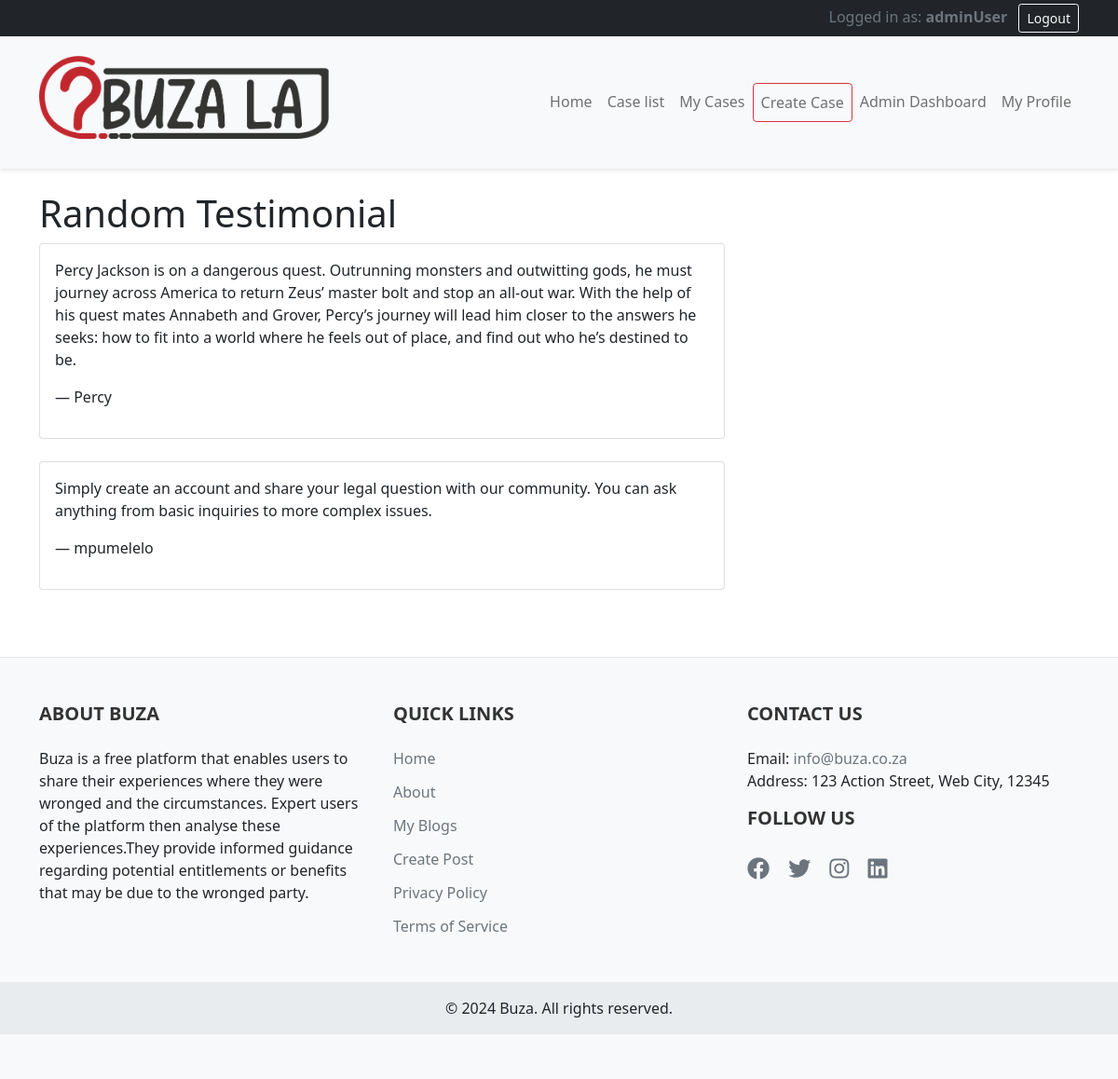
Screenshot of /testimonial/ (signed in) with the database file from the repository.
### blog/models.py (models this page shows, shortened)
class Testimonial(models.Model):
    author_name = models.CharField(max_length=100)
    content = models.TextField()

### blog/views.py (the view)
# urls.py: path('testimonial/', views.random_testimonial, name = 'random_testimonial')
def random_testimonial(request):
    testimonial = Testimonial.objects.all()
    return render(request, 'blog/testimonial.html', {'testimonial': testimonial})

### blog/templates/blog/testimonial.html (shortened to what this page needs)
{% extends 'blog/base.html' %}
{%block content%}
    <h1>Random Testimonial</h1>
    {%if testimonial%}
    {%for test in testimonial%}
        <div class="card mb-4">
            <div class="card-body">
            <blockquote>
                <p>{{ test.content }}</p>
                <footer>— {{ test.author_name }}</footer>
            </blockquote>
        </div>
    </div>
    {%endfor%}
    {%else%}
            <p>No testimonials available.</p>
        {%endif%}
{% endblock %}

### blog/templates/blog/base.html (shortened to what this page needs)
{% load static %}
<!DOCTYPE html>
<html lang="en">
<head>
    <link href="https://cdn.jsdelivr.net/npm/bootstrap@5.1.3/dist/css/bootstrap.min.css" rel="stylesheet">
    <link rel="stylesheet" href="https://cdnjs.cloudflare.com/ajax/libs/font-awesome/5.15.3/css/all.min.css">
</head>
<body>
    <div class="text-white bg-dark  p-1 user-status-bar">
        <div class="container">
            <div class="row">
                <div class="col-md-6">
                </div>
                <div class="col-md-6 text-end">
                    {% if user.is_authenticated %}
                        <span class="text-muted">Logged in as: <strong>{{ user.username }}</strong></span>
                        <form method="post" action="{% url 'logout' %}" class="d-inline">
                            <button type="submit" class="btn btn-sm btn-outline-light ms-2">Logout</button>
                        </form>
                    {% else %}
                        <span class="text-muted">Not logged in</span>
                        <a href="{% url 'login' %}" class="btn btn-sm btn-outline-primary ms-2">Login</a>
                        <a href="{% url 'register' %}" class="btn btn-sm btn-outline-success ms-2">Register</a>
                    {% endif %}
                </div>
            </div>
        </div>
    </div>
    <nav class="navbar navbar-expand-lg navbar-light bg-light  main-navbar">
        <div class="container">
            <a class="navbar-brand d-flex align-items-center" href="{% url 'index' %}">
                <img src="{% static 'images/logo.png' %}" alt="Our Blog Logo" class="mr-3">
            </a>
            <div class="collapse navbar-collapse" id="navbarNav">
                <ul class="navbar-nav ms-auto">
                    <li class="nav-item">
                        <a class="nav-link" href="{% url 'index' %}">Home</a>
                    </li>
                    <li class="nav-item">
                        <a class="nav-link" href="{% url 'home' %}">Case list</a>
                    </li>
                    {% if user.is_authenticated %}
                        <li class="nav-item">
                            <a class="nav-link" href="{% url 'my_blogs' %}">My Cases</a>
                        </li>
                            <li class="nav-item">
                            <a class="nav-link btn btn-outline-danger" href="{% url 'create_post' %}">Create Case</a>
                        </li>
                        {% if user.is_staff %}
                            <li class="nav-item">
                                <a class="nav-link" href="{% url 'admin_dashboard' %}">Admin Dashboard</a>
                            </li>
                            <li class="nav-item">
                                <a class="nav-link" href="{% url 'user_profile' user.username %}">My Profile</a>
                            </li>
                        {% endif %}
                    {% endif %}
                </ul>
            </div>
        </div>
    </nav>
    <main class="container mt-4">
        <div class="row">
            <div class="col-md-8">
                {% block content %}
                {% endblock %}
            </div>
                </div>
    </main>
    <footer class="footer">
        <div class="container">
            <div class="row">
                <div class="col-md-4 mb-4 mb-md-0">
                    <h5>About Buza</h5>
                    <p class="justify-content-center">Buza is a free platform that enables users to share their experiences where they were wronged and the circumstances. Expert users of the platform then analyse these experiences.They provide informed guidance regarding potential entitlements or benefits that may be due to the wronged party.</p>
                </div>
                <div class="col-md-4 mb-4 mb-md-0">
                    <h5>Quick Links</h5>
                    <ul>
                        <li><a href="{% url 'home' %}">Home</a></li>
                        <li><a href="{% url 'about' %}">About</a></li>
                        {% if user.is_authenticated %}
                            <li><a href="{% url 'my_blogs' %}">My Blogs</a></li>
                            <li><a href="{% url 'create_post' %}">Create Post</a></li>
                        {% else %}
                            <li><a href="{% url 'login' %}">Login</a></li>
                            <li><a href="{% url 'register' %}">Register</a></li>
                        {% endif %}
                        <li><a href="{% url 'privacy_policy' %}">Privacy Policy</a></li>
                        <li><a href="{% url 'terms_of_service' %}">Terms of Service</a></li>
                    </ul>
                </div>
                <div class="col-md-4">
                    <h5>Contact Us</h5>
                    <p>
                        Email: <a href="mailto:info@Buza.co.za">info@buza.co.za</a><br>
                        Address: 123 Action Street, Web City, 12345
                    </p>
                    <h5>Follow Us</h5>
                    <div class="social-icons">
                        <a href="#" target="_blank"><i class="fab fa-facebook"></i></a>
                        <a href="#" target="_blank"><i class="fab fa-twitter"></i></a>
                        <a href="#" target="_blank"><i class="fab fa-instagram"></i></a>
                        <a href="#" target="_blank"><i class="fab fa-linkedin"></i></a>
                    </div>
                </div>
            </div>
        </div>
        <div class="footer-bottom">
            <div class="container">
                <div class="row">
                    <div class="col-md-12 text-center">
                        <p>&copy; {% now "Y" %} Buza. All rights reserved.</p>
                    </div>
                </div>
            </div>
        </div>
    </footer>
</body>
</html>

### rows the page displays
Testimonial: content "Percy Jackson is on a dangerous quest. Outrunning monsters and outwitting gods, he must journey across America to return Zeus’ master bolt and stop an all-out war. With the help of his quest mates Annabeth and Grover, Percy’s journey will lead him closer to the answers he seeks: how to fit into a world where he feels out of place, and find out who he’s destined to be.", author_name "Percy"
Testimonial: content "Simply create an account and share your legal question with our community. You can ask anything from basic inquiries to more complex issues.", author_name "mpumelelo"

### other values shown
{{ user.username }} "adminUser"
